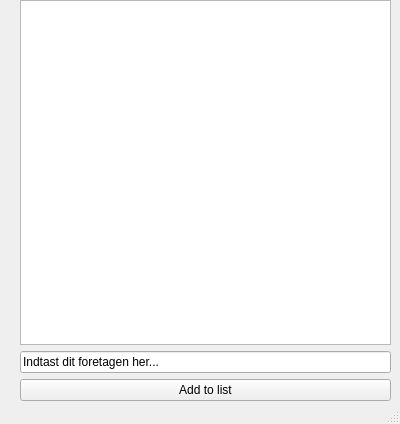
<?xml version="1.0" encoding="UTF-8"?>
<ui version="4.0">
 <class>MainWindow</class>
 <widget class="QMainWindow" name="MainWindow">
  <property name="geometry">
   <rect>
    <x>0</x>
    <y>0</y>
    <width>400</width>
    <height>424</height>
   </rect>
  </property>
  <property name="windowTitle">
   <string>ToDoListe Coded af {user}</string>
  </property>
  <property name="autoFillBackground">
   <bool>false</bool>
  </property>
  <widget class="QWidget" name="centralwidget">
   <widget class="QWidget" name="verticalLayoutWidget">
    <property name="geometry">
     <rect>
      <x>20</x>
      <y>0</y>
      <width>371</width>
      <height>401</height>
     </rect>
    </property>
    <layout class="QVBoxLayout" name="verticalLayout">
     <item>
      <widget class="QListWidget" name="todolist"/>
     </item>
     <item>
      <widget class="QLineEdit" name="lineEdit">
       <property name="text">
        <string>Indtast dit foretagen her...</string>
       </property>
      </widget>
     </item>
     <item>
      <widget class="QPushButton" name="addtolist">
       <property name="text">
        <string>Add to list</string>
       </property>
      </widget>
     </item>
    </layout>
   </widget>
  </widget>
  <widget class="QStatusBar" name="statusbar"/>
 </widget>
 <resources/>
 <connections/>
</ui>
